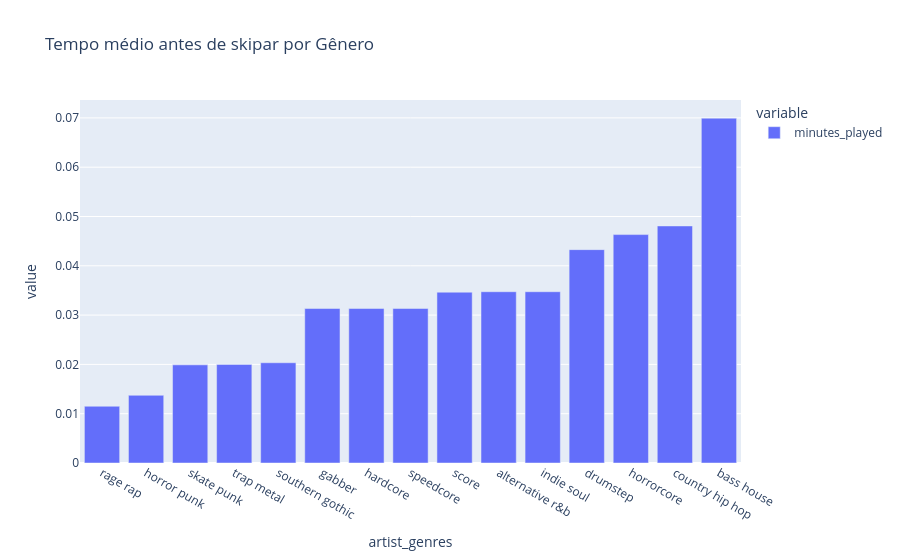

The notebook cell this image was saved under:
### Code cell
avg_time_before_skip = (
    df_genre[df_genre["skipped"] == True]
    .groupby("artist_genres")["minutes_played"]
    .mean()
    .sort_values()
)
gerar_grafico_colunas(avg_time_before_skip.head(15),'Tempo médio antes de skipar por Gênero')

### Figure 1 — Plotly figure (JSON) as saved in the notebook; plotly's stock layout.template omitted (floating-point values rounded to 4 significant figures)
{"data": [{"hovertemplate": "variable=minutes_played<br>artist_genres=%{x}<br>value=%{y}<extra></extra>", "legendgroup": "minutes_played", "marker": {"color": "#636efa", "pattern": {"shape": ""}}, "name": "minutes_played", "orientation": "v", "showlegend": true, "textposition": "auto", "type": "bar", "x": ["rage rap", "horror punk", "skate punk", "trap metal", "southern gothic", "gabber", "hardcore", "speedcore", "score", "alternative r&b", "indie soul", "drumstep", "horrorcore", "country hip hop", "bass house"], "xaxis": "x", "y": [0.01151, 0.01373, 0.01991, 0.02, 0.02033, 0.03133, 0.03133, 0.03133, 0.03465, 0.03474, 0.03474, 0.04328, 0.04633, 0.04808, 0.06995], "yaxis": "y"}], "layout": {"barmode": "relative", "legend": {"title": {"text": "variable"}, "tracegroupgap": 0}, "title": {"text": "Tempo médio antes de skipar por Gênero"}, "xaxis": {"anchor": "y", "domain": [0, 1], "title": {"text": "artist_genres"}}, "yaxis": {"anchor": "x", "domain": [0, 1], "title": {"text": "value"}}}}
